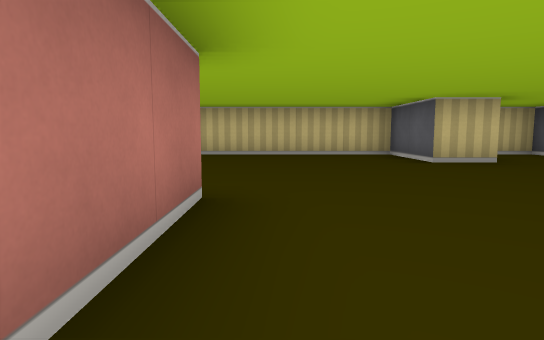
View 1 (above)

12 first-person views from a walk through a cub3D level. The camera is about half as high as the walls, tilts 6° down and sees 75° across. The floor is counted in squares. Each view is taken from the middle of a square. On the plan, view 1 faces up. The plan holds only what a view shows up to about 9 squares ahead; the rest is blank.

View 2
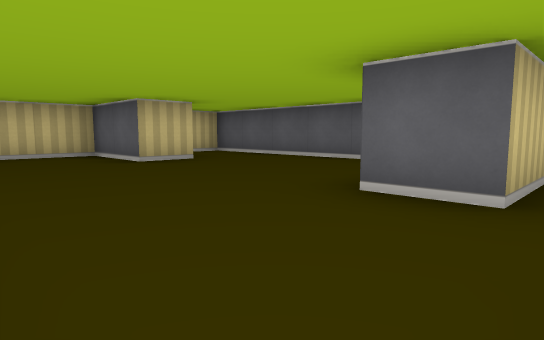

View 3
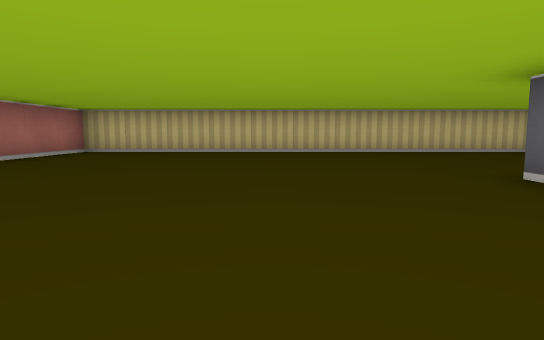

View 4
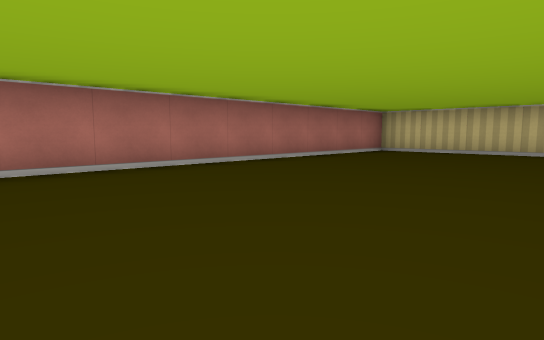

View 5
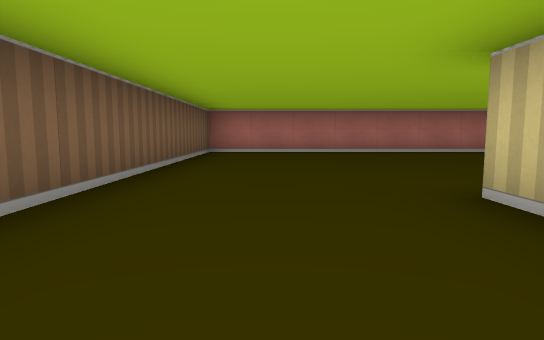

View 6
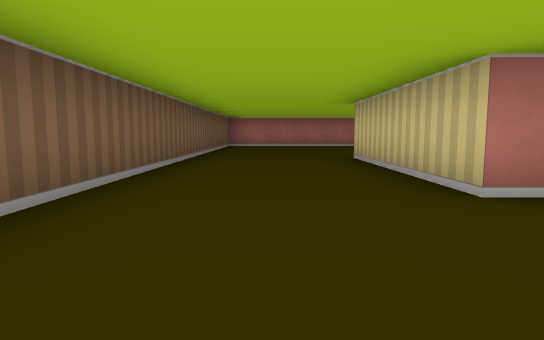

View 7
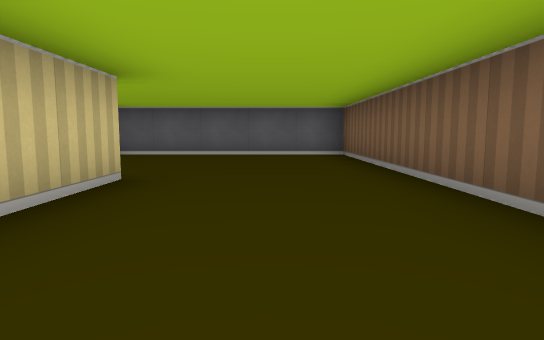

View 8
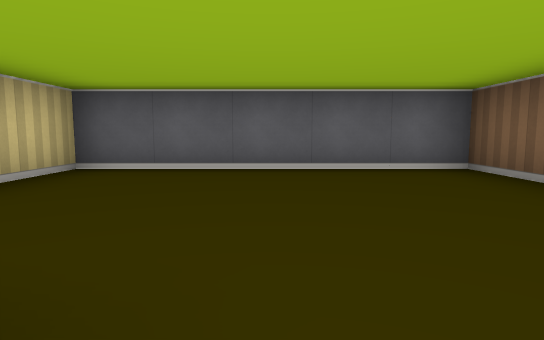

View 9
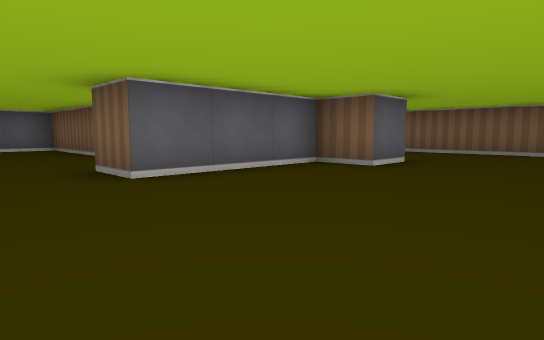

View 10
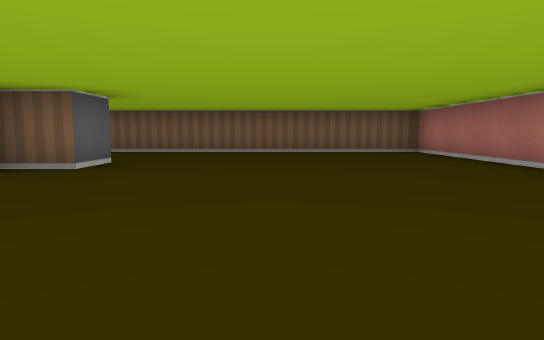

View 11
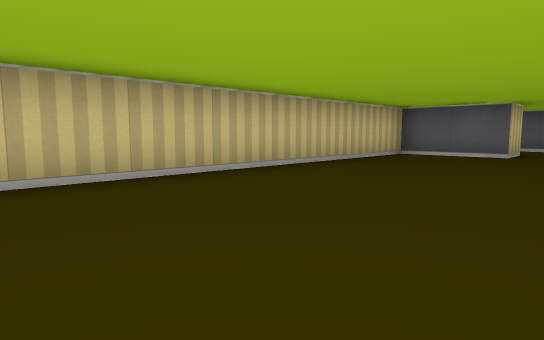

View 12
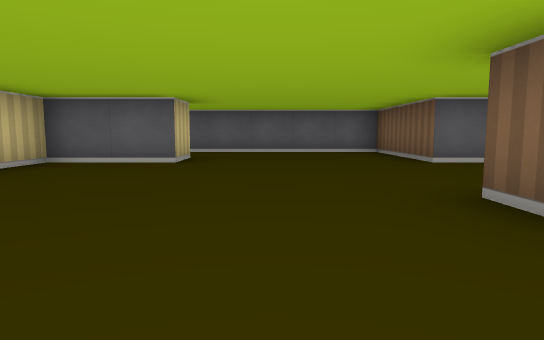

### Floor plan
Points are (right, up) in squares from view 1. A wall is a line through its corners. A room is listed if a view was taken in it or the views show most of it. See-through windows are left out.
Room 1 (views 1, 2, 3, 4, 5, 6, 7, 8, 9, 10, 11, 12)
walls: (1.5, -1) (1.5, -1.5) (-2.5, -1.5) (-2.5, -0.5) (-1.5, -0.5) (-1.5, 2.5) (-0.5, 2.5) (-0.5, 0.5); (3.6, 5.5) (2.5, 5.5) (2.5, 7.5) (-8.5, 7.5) (-8.5, -4.5) (5.5, -4.5) (5.5, 0.5) (2.5, 0.5) (2.5, 1.5) (5.5, 1.5) (5.5, 7.5) (4.8, 7.5)

Positions as (right, up) in squares from view 1, and headings:
1: (0, 0), facing up
2: (0, 0), facing up-right
3: (-4, -1), facing up
4: (-4, -1), facing up-left
5: (0, -3), facing left
6: (4, -3), facing left
7: (-2, -3), facing right
8: (1, -2), facing right
9: (-5, 4), facing down-right
10: (-5, 4), facing down
11: (-5, 4), facing up-right
12: (-3, 4), facing right
